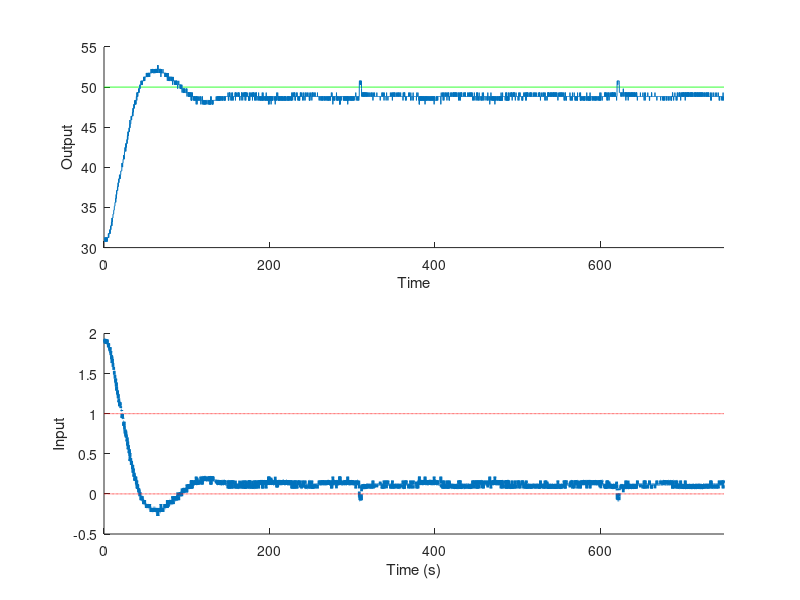

Reproduce this figure in MATLAB.
clc
clear 
close all

load datalog.mat
datalog = datalog(:, 1:floor(end/2)); % Our data is too long, remove half of it!

t  = datalog(1, :);
u1 = datalog(2, :);
u2 = datalog(3, :);
T1 = datalog(4, :);
T2 = datalog(5, :);
T1_target = datalog(6, :);

figure

subplot(2,1,1)
hold on 
plot(t, T1_target, 'g')
plot(t, T1)
ylabel('Output')
xlabel('Time')
xlim([0 t(end)])

subplot(2,1,2)
hold on
plot(t, u1,'-.', 'LineWidth', 2)
plot(t, repmat(0, 1, length(t)), '--r')
plot(t, repmat(1, 1, length(t)), '--r')
xlabel('Time (s)')
ylabel('Input')
xlim([0 t(end)])


